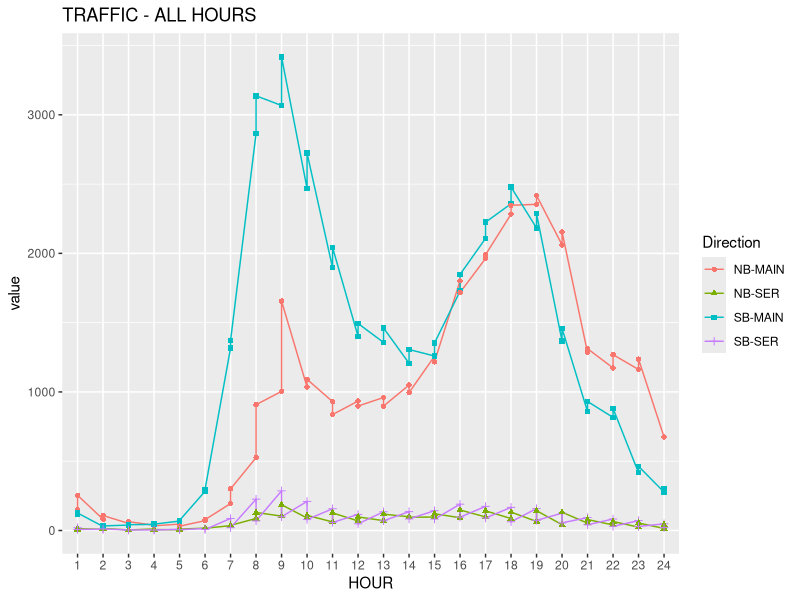
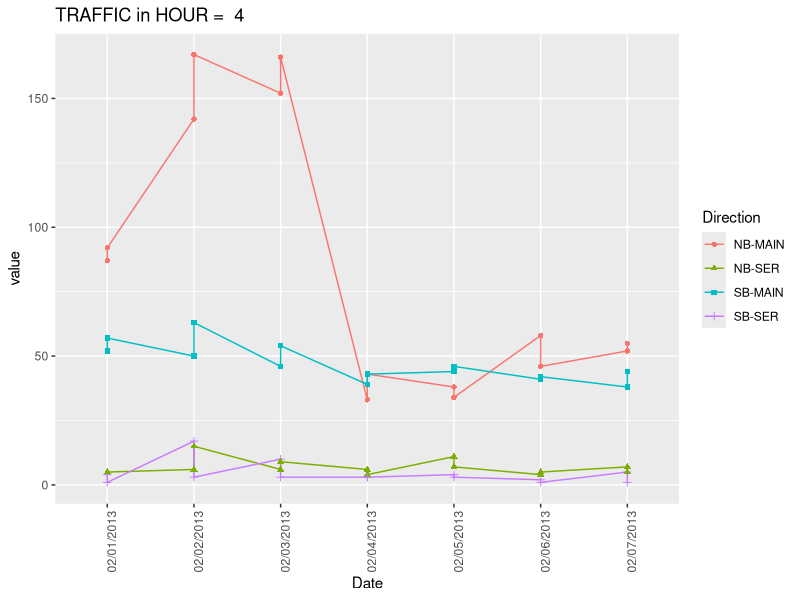
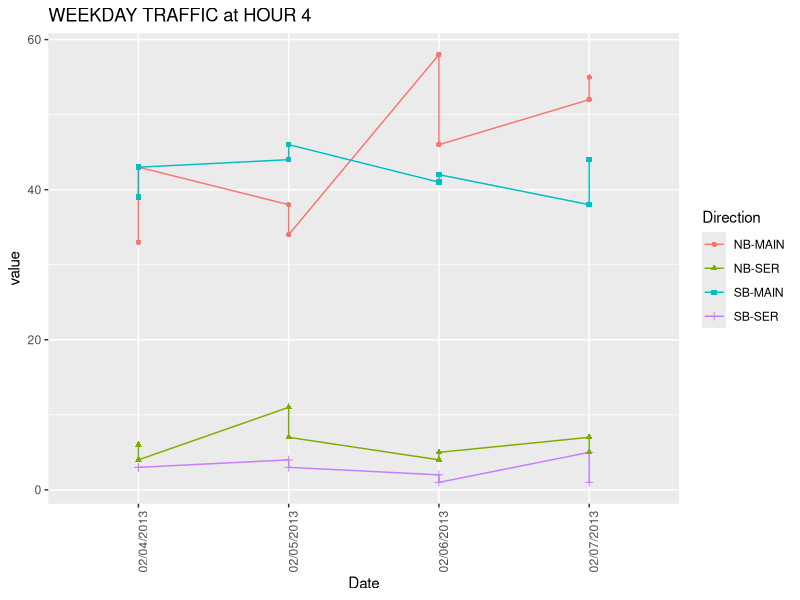
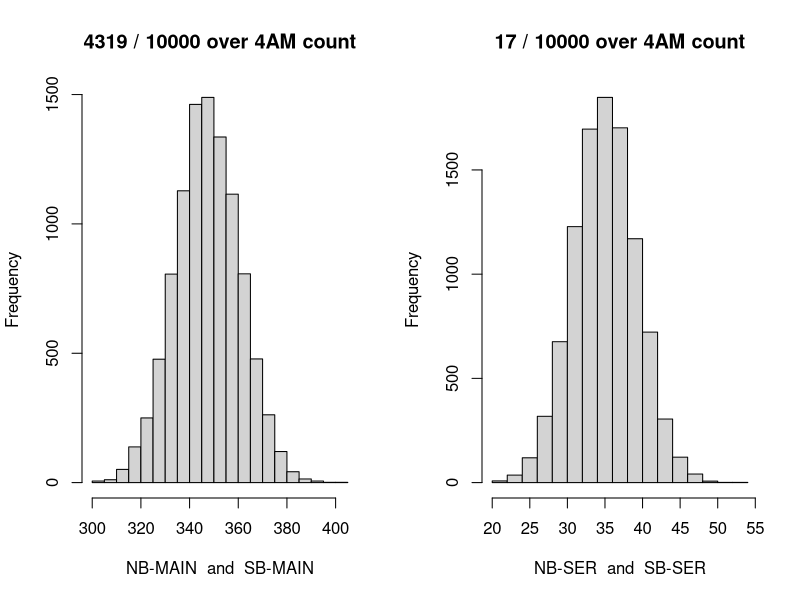

Recreate these plots in R, in order.
HOUR_OF_DAY_TO_USE <- 4
SAMPLE_DATE <- '02/05/2013'
NUM_RUNS_TO_PERFORM <- 10000#0
library(ggplot2)
library(knitr)
library(sqldf)

traffic <- read.csv(file="Traffic_Volume_Counts__2012-2013_.csv",header=TRUE,sep=",");

names(traffic) <- gsub(".", "_", names(traffic), fixed = TRUE)

colnames(traffic)[which(names(traffic) == "From")] <- "xFrom"
colnames(traffic)[which(names(traffic) == "To")] <- "xTo"
colnames(traffic)[which(names(traffic) == "Roadway Name")] <- "Roadway_Name"

all_data <- sqldf("select * from traffic where Roadway_Name = 'HENRY HUDSON PKWY' and direction in ('NB-MAIN','SB-MAIN','NB-SER','SB-SER') and xTo = 'W 232nd ST' and Date like '%2013' order by trim(xFrom)")

for(new_col_name in c(8:31)){
  colnames(all_data)[new_col_name] <- (new_col_name-7)
}

kable(all_data[all_data$Date == SAMPLE_DATE,])

library(reshape2)
all_data <- melt(all_data, id.vars = c("ID", "Segment_ID", "Roadway_Name", "xFrom", "xTo", "Direction", "Date"))

colnames(all_data)[8] <- "HOUR"

all_data <- all_data[order(all_data$Date, all_data$HOUR, all_data$Roadway_Name, all_data$xFrom, all_data$xTo),] 

# SHOW THAT THE RESHAPE WORKED AS PLANNED
kable(head(all_data[all_data$Date == SAMPLE_DATE,], n=10))

ggplot(data=all_data[all_data$Date == SAMPLE_DATE,], aes(x=HOUR, y=value, group=Direction, shape=Direction, color=Direction)) + ggtitle("TRAFFIC - ALL HOURS") + geom_line() + geom_point()

ggplot(data=all_data[all_data$HOUR == HOUR_OF_DAY_TO_USE,], aes(x=Date, y=value, group=Direction, shape=Direction, color=Direction)) + ggtitle(paste("TRAFFIC in HOUR = ",HOUR_OF_DAY_TO_USE)) + geom_line() + geom_point() + theme(axis.text.x = element_text(angle = 90, hjust = 1))

weekdays_data <- all_data[all_data$HOUR == HOUR_OF_DAY_TO_USE,]
#DATES_TO_USE <- c('02/01/2013','02/04/2013','02/05/2013','02/06/2013','02/07/2013')
DATES_TO_USE <- c('02/04/2013','02/05/2013','02/06/2013','02/07/2013')
weekdays_data <- weekdays_data[weekdays_data$Date %in% DATES_TO_USE,]

ggplot(data=weekdays_data, aes(x=Date, y=value, group=Direction, shape=Direction, color=Direction)) + ggtitle(paste("WEEKDAY TRAFFIC at HOUR",HOUR_OF_DAY_TO_USE)) + geom_line() + geom_point() + theme(axis.text.x = element_text(angle = 90, hjust = 1))

single_weekday_data <- weekdays_data[weekdays_data$Date == SAMPLE_DATE,]

kable(sqldf("select *  from single_weekday_data order by Direction, xFrom, xTo"))
nb_sb_for <- function(NB_TEXT_VAL, SB_TEXT_VAL){
  nb_sum <- sum(weekdays_data[weekdays_data$Direction == NB_TEXT_VAL, ]$value)
  nb_sum
  sb_sum <- sum(weekdays_data[weekdays_data$Direction == SB_TEXT_VAL, ]$value)
  sb_sum
  
  total_traffic_count_main <- nb_sum + sb_sum
  nb_sum_samples <- c()
  count_over_threshold <- 0
  for(run_num in 1:NUM_RUNS_TO_PERFORM){
    total_1s <- sum(sample(c(0,1),total_traffic_count_main,replace = TRUE))
    nb_sum_samples <- c(nb_sum_samples,total_1s)
    # 2-sided p-test
    if(total_1s >= nb_sum || total_1s <= sb_sum){
      count_over_threshold <- count_over_threshold + 1
    }
  }

  hist(nb_sum_samples, xlab = paste(NB_TEXT_VAL," and ", SB_TEXT_VAL), main = paste(count_over_threshold,"/",NUM_RUNS_TO_PERFORM,"over 4AM count"))
  return (count_over_threshold/NUM_RUNS_TO_PERFORM)
}

par(mfrow=c(1,2))
main_probs <- nb_sb_for('NB-MAIN','SB-MAIN')
service_probs <- nb_sb_for('NB-SER','SB-SER')
## 
